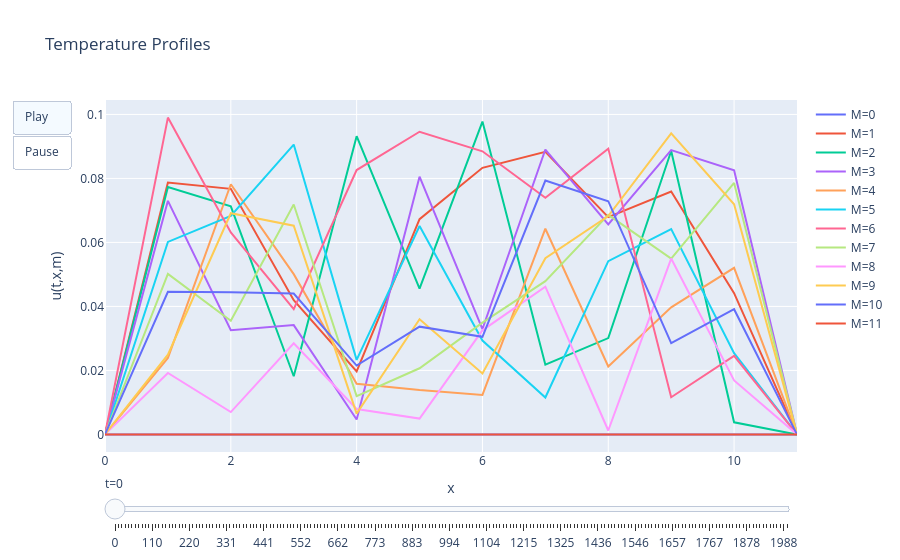

The code cell stored with this chart in its notebook:
### Code cell
import numpy as np
import plotly.graph_objects as go
import json

def plotly_budgeted_animation(U_forced, max_fraction=0.1, interior_only=False, frame_duration=150):
    """
    Plotly animation with:
      - consistent x/y lengths (single source of truth)
      - optional interior-only plotting (exclude zero band)
      - frame subsampling to keep payload small:
          keep ~max_fraction of the full (all-frames) JSON payload
    """
    U_forced = np.asarray(U_forced)
    T, X_true, M = U_forced.shape  # <-- single source of truth

    # Pick slice: full or interior (exclude padded zero band)
    if interior_only:
        idx = slice(1, X_true - 1)
    else:
        idx = slice(None)

    xgrid = np.arange(X_true, dtype=float)[idx]
    plot_len = xgrid.shape[0]

    # ---- helper: approximate payload size of one frame in JSON bytes ----
    def frame_payload_bytes(t):
        # build a minimal "data" representation for this frame
        data = [{"x": xgrid.tolist(), "y": U_forced[t, idx, m].tolist()} for m in range(M)]
        return len(json.dumps(data).encode("utf-8"))

    # Estimate typical frame size using a few probes
    probe = min(8, T)
    probe_ts = np.linspace(0, T - 1, probe, dtype=int)
    avg_bpf = float(np.mean([frame_payload_bytes(t) for t in probe_ts]))

    # Estimate full payload if we used all T frames (rough)
    full_est_bytes = avg_bpf * T
    target_bytes = max_fraction * full_est_bytes

    # Choose how many frames to keep
    max_frames = int(max(2, min(T, np.floor(target_bytes / max(avg_bpf, 1.0)))))
    keep_ts = np.linspace(0, T - 1, max_frames, dtype=int).tolist()

    print(f"T={T}, X_true={X_true}, M={M}, plotted_len={plot_len}, interior_only={interior_only}")
    print(f"avg bytes/frame ≈ {avg_bpf/1024:.1f} KB, full est ≈ {full_est_bytes/1024/1024:.2f} MB")
    print(f"keeping {len(keep_ts)} / {T} frames (~{100*len(keep_ts)/T:.1f}%)")

    # ---- initial traces ----
    traces0 = [
        go.Scatter(
            x=xgrid,
            y=U_forced[keep_ts[0], idx, m],
            mode="lines",
            name=f"M={m}",
        )
        for m in range(M)
    ]

    # ---- frames ----
    frames = []
    for t in keep_ts:
        fr_data = [
            go.Scatter(x=xgrid, y=U_forced[t, idx, m], mode="lines", name=f"M={m}")
            for m in range(M)
        ]
        frames.append(go.Frame(data=fr_data, name=str(t)))

    # ---- slider steps (only kept frames) ----
    slider_steps = [
        {
            "method": "animate",
            "args": [[str(t)], {"mode": "immediate", "frame": {"duration": 0, "redraw": True}}],
            "label": str(t),
        }
        for t in keep_ts
    ]

    fig = go.Figure(
        data=traces0,
        frames=frames,
        layout=go.Layout(
            title="Temperature Profiles",
            xaxis_title="x",
            yaxis_title="u(t,x,m)",
            updatemenus=[{
                "type": "buttons",
                "buttons": [
                    {
                        "label": "Play",
                        "method": "animate",
                        "args": [None, {"frame": {"duration": frame_duration, "redraw": True}, "fromcurrent": True}],
                    },
                    {
                        "label": "Pause",
                        "method": "animate",
                        "args": [[None], {"frame": {"duration": 0, "redraw": False}, "mode": "immediate"}],
                    },
                ],
            }],
            sliders=[{
                "steps": slider_steps,
                "currentvalue": {"prefix": "t="},
            }],
        ),
    )

    return fig

# ---- Usage ----
fig = plotly_budgeted_animation(U_forced, max_fraction=0.1, interior_only=False, frame_duration=150)
fig.show()

# If you have a padded zero band and want to exclude it:

### Figure 1 — Plotly figure (JSON) as saved in the notebook; plotly's stock layout.template omitted (floating-point values rounded to 4 significant figures)
{"data": [{"mode": "lines", "name": "M=0", "type": "scatter", "x": [0.0, 1.0, 2.0, 3.0, 4.0, 5.0, 6.0, 7.0, 8.0, 9.0, 10.0, 11.0], "y": [0.0, 0.0, 0.0, 0.0, 0.0, 0.0, 0.0, 0.0, 0.0, 0.0, 0.0, 0.0]}, {"mode": "lines", "name": "M=1", "type": "scatter", "x": [0.0, 1.0, 2.0, 3.0, 4.0, 5.0, 6.0, 7.0, 8.0, 9.0, 10.0, 11.0], "y": [0.0, 0.07869, 0.07674, 0.04195, 0.01966, 0.06727, 0.08332, 0.08831, 0.06792, 0.0759, 0.04416, 0.0]}, {"mode": "lines", "name": "M=2", "type": "scatter", "x": [0.0, 1.0, 2.0, 3.0, 4.0, 5.0, 6.0, 7.0, 8.0, 9.0, 10.0, 11.0], "y": [0.0, 0.07732, 0.07128, 0.01818, 0.0932, 0.04558, 0.09776, 0.0218, 0.0301, 0.08858, 0.003783, 0.0]}, {"mode": "lines", "name": "M=3", "type": "scatter", "x": [0.0, 1.0, 2.0, 3.0, 4.0, 5.0, 6.0, 7.0, 8.0, 9.0, 10.0, 11.0], "y": [0.0, 0.07299, 0.03259, 0.03415, 0.004656, 0.08054, 0.03294, 0.08903, 0.06561, 0.08884, 0.08253, 0.0]}, {"mode": "lines", "name": "M=4", "type": "scatter", "x": [0.0, 1.0, 2.0, 3.0, 4.0, 5.0, 6.0, 7.0, 8.0, 9.0, 10.0, 11.0], "y": [0.0, 0.0239, 0.07819, 0.05009, 0.01584, 0.01385, 0.01234, 0.06429, 0.02121, 0.03971, 0.05207, 0.0]}, {"mode": "lines", "name": "M=5", "type": "scatter", "x": [0.0, 1.0, 2.0, 3.0, 4.0, 5.0, 6.0, 7.0, 8.0, 9.0, 10.0, 11.0], "y": [0.0, 0.06015, 0.06827, 0.09059, 0.02329, 0.06514, 0.02932, 0.01152, 0.05415, 0.06419, 0.02538, 0.0]}, {"mode": "lines", "name": "M=6", "type": "scatter", "x": [0.0, 1.0, 2.0, 3.0, 4.0, 5.0, 6.0, 7.0, 8.0, 9.0, 10.0, 11.0], "y": [0.0, 0.09901, 0.06313, 0.03913, 0.08262, 0.0946, 0.08848, 0.07393, 0.08932, 0.01162, 0.02454, 0.0]}, {"mode": "lines", "name": "M=7", "type": "scatter", "x": [0.0, 1.0, 2.0, 3.0, 4.0, 5.0, 6.0, 7.0, 8.0, 9.0, 10.0, 11.0], "y": [0.0, 0.05015, 0.03554, 0.07185, 0.01197, 0.02067, 0.03494, 0.04791, 0.06862, 0.05491, 0.0786, 0.0]}, {"mode": "lines", "name": "M=8", "type": "scatter", "x": [0.0, 1.0, 2.0, 3.0, 4.0, 5.0, 6.0, 7.0, 8.0, 9.0, 10.0, 11.0], "y": [0.0, 0.01921, 0.006978, 0.02847, 0.007956, 0.004945, 0.03252, 0.04617, 0.001226, 0.05495, 0.01686, 0.0]}, {"mode": "lines", "name": "M=9", "type": "scatter", "x": [0.0, 1.0, 2.0, 3.0, 4.0, 5.0, 6.0, 7.0, 8.0, 9.0, 10.0, 11.0], "y": [0.0, 0.02491, 0.06913, 0.06521, 0.006487, 0.03599, 0.01907, 0.05507, 0.06824, 0.0941, 0.07192, 0.0]}, {"mode": "lines", "name": "M=10", "type": "scatter", "x": [0.0, 1.0, 2.0, 3.0, 4.0, 5.0, 6.0, 7.0, 8.0, 9.0, 10.0, 11.0], "y": [0.0, 0.04455, 0.04443, 0.04401, 0.02152, 0.03367, 0.03049, 0.07932, 0.07289, 0.02855, 0.03913, 0.0]}, {"mode": "lines", "name": "M=11", "type": "scatter", "x": [0.0, 1.0, 2.0, 3.0, 4.0, 5.0, 6.0, 7.0, 8.0, 9.0, 10.0, 11.0], "y": [0.0, 0.0, 0.0, 0.0, 0.0, 0.0, 0.0, 0.0, 0.0, 0.0, 0.0, 0.0]}], "layout": {"sliders": [{"currentvalue": {"prefix": "t="}, "steps": [{"args": [["0"], {"frame": {"duration": 0, "redraw": true}, "mode": "immediate"}], "label": "0", "method": "animate"}, {"args": [["10"], {"frame": {"duration": 0, "redraw": true}, "mode": "immediate"}], "label": "10", "method": "animate"}, {"args": [["20"], {"frame": {"duration": 0, "redraw": true}, "mode": "immediate"}], "label": "20", "method": "animate"}, {"args": [["30"], {"frame": {"duration": 0, "redraw": true}, "mode": "immediate"}], "label": "30", "method": "animate"}, {"args": [["40"], {"frame": {"duration": 0, "redraw": true}, "mode": "immediate"}], "label": "40", "method": "animate"}, {"args": [["50"], {"frame": {"duration": 0, "redraw": true}, "mode": "immediate"}], "label": "50", "method": "animate"}, {"args": [["60"], {"frame": {"duration": 0, "redraw": true}, "mode": "immediate"}], "label": "60", "method": "animate"}, {"args": [["70"], {"frame": {"duration": 0, "redraw": true}, "mode": "immediate"}], "label": "70", "method": "animate"}, {"args": [["80"], {"frame": {"duration": 0, "redraw": true}, "mode": "immediate"}], "label": "80", "method": "animate"}, {"args": [["90"], {"frame": {"duration": 0, "redraw": true}, "mode": "immediate"}], "label": "90", "method": "animate"}, {"args": [["100"], {"frame": {"duration": 0, "redraw": true}, "mode": "immediate"}], "label": "100", "method": "animate"}, {"args": [["110"], {"frame": {"duration": 0, "redraw": true}, "mode": "immediate"}], "label": "110", "method": "animate"}, {"args": [["120"], {"frame": {"duration": 0, "redraw": true}, "mode": "immediate"}], "label": "120", "method": "animate"}, {"args": [["130"], {"frame": {"duration": 0, "redraw": true}, "mode": "immediate"}], "label": "130", "method": "animate"}, {"args": [["140"], {"frame": {"duration": 0, "redraw": true}, "mode": "immediate"}], "label": "140", "method": "animate"}, {"args": [["150"], {"frame": {"duration": 0, "redraw": true}, "mode": "immediate"}], "label": "150", "method": "animate"}, {"args": [["160"], {"frame": {"duration": 0, "redraw": true}, "mode": "immediate"}], "label": "160", "method": "animate"}, {"args": [["170"], {"frame": {"duration": 0, "redraw": true}, "mode": "immediate"}], "label": "170", "method": "animate"}, {"args": [["180"], {"frame": {"duration": 0, "redraw": true}, "mode": "immediate"}], "label": "180", "method": "animate"}, {"args": [["190"], {"frame": {"duration": 0, "redraw": true}, "mode": "immediate"}], "label": "190", "method": "animate"}, {"args": [["200"], {"frame": {"duration": 0, "redraw": true}, "mode": "immediate"}], "label": "200", "method": "animate"}, {"args": [["210"], {"frame": {"duration": 0, "redraw": true}, "mode": "immediate"}], "label": "210", "method": "animate"}, {"args": [["220"], {"frame": {"duration": 0, "redraw": true}, "mode": "immediate"}], "label": "220", "method": "animate"}, {"args": [["231"], {"frame": {"duration": 0, "redraw": true}, "mode": "immediate"}], "label": "231", "method": "animate"}, {"args": [["241"], {"frame": {"duration": 0, "redraw": true}, "mode": "immediate"}], "label": "241", "method": "animate"}, {"args": [["251"], {"frame": {"duration": 0, "redraw": true}, "mode": "immediate"}], "label": "251", "method": "animate"}, {"args": [["261"], {"frame": {"duration": 0, "redraw": true}, "mode": "immediate"}], "label": "261", "method": "animate"}, {"args": [["271"], {"frame": {"duration": 0, "redraw": true}, "mode": "immediate"}], "label": "271", "method": "animate"}, {"args": [["281"], {"frame": {"duration": 0, "redraw": true}, "mode": "immediate"}], "label": "281", "method": "animate"}, {"args": [["291"], {"frame": {"duration": 0, "redraw": true}, "mode": "immediate"}], "label": "291", "method": "animate"}, {"args": [["301"], {"frame": {"duration": 0, "redraw": true}, "mode": "immediate"}], "label": "301", "method": "animate"}, {"args": [["311"], {"frame": {"duration": 0, "redraw": true}, "mode": "immediate"}], "label": "311", "method": "animate"}, {"args": [["321"], {"frame": {"duration": 0, "redraw": true}, "mode": "immediate"}], "label": "321", "method": "animate"}, {"args": [["331"], {"frame": {"duration": 0, "redraw": true}, "mode": "immediate"}], "label": "331", "method": "animate"}, {"args": [["341"], {"frame": {"duration": 0, "redraw": true}, "mode": "immediate"}], "label": "341", "method": "animate"}, {"args": [["351"], {"frame": {"duration": 0, "redraw": true}, "mode": "immediate"}], "label": "351", "method": "animate"}, {"args": [["361"], {"frame": {"duration": 0, "redraw": true}, "mode": "immediate"}], "label": "361", "method": "animate"}, {"args": [["371"], {"frame": {"duration": 0, "redraw": true}, "mode": "immediate"}], "label": "371", "method": "animate"}, {"args": [["381"], {"frame": {"duration": 0, "redraw": true}, "mode": "immediate"}], "label": "381", "method": "animate"}, {"args": [["391"], {"frame": {"duration": 0, "redraw": true}, "mode": "immediate"}], "label": "391", "method": "animate"}, {"args": [["401"], {"frame": {"duration": 0, "redraw": true}, "mode": "immediate"}], "label": "401", "method": "animate"}, {"args": [["411"], {"frame": {"duration": 0, "redraw": true}, "mode": "immediate"}], "label": "411", "method": "animate"}, {"args": [["421"], {"frame": {"duration": 0, "redraw": true}, "mode": "immediate"}], "label": "421", "method": "animate"}, {"args": [["431"], {"frame": {"duration": 0, "redraw": true}, "mode": "immediate"}], "label": "431", "method": "animate"}, {"args": [["441"], {"frame": {"duration": 0, "redraw": true}, "mode": "immediate"}], "label": "441", "method": "animate"}, {"args": [["452"], {"frame": {"duration": 0, "redraw": true}, "mode": "immediate"}], "label": "452", "method": "animate"}, {"args": [["462"], {"frame": {"duration": 0, "redraw": true}, "mode": "immediate"}], "label": "462", "method": "animate"}, {"args": [["472"], {"frame": {"duration": 0, "redraw": true}, "mode": "immediate"}], "label": "472", "method": "animate"}, {"args": [["482"], {"frame": {"duration": 0, "redraw": true}, "mode": "immediate"}], "label": "482", "method": "animate"}, {"args": [["492"], {"frame": {"duration": 0, "redraw": true}, "mode": "immediate"}], "label": "492", "method": "animate"}, {"args": [["502"], {"frame": {"duration": 0, "redraw": true}, "mode": "immediate"}], "label": "502", "method": "animate"}, {"args": [["512"], {"frame": {"duration": 0, "redraw": true}, "mode": "immediate"}], "label": "512", "method": "animate"}, {"args": [["522"], {"frame": {"duration": 0, "redraw": true}, "mode": "immediate"}], "label": "522", "method": "animate"}, {"args": [["532"], {"frame": {"duration": 0, "redraw": true}, "mode": "immediate"}], "label": "532", "method": "animate"}, {"args": [["542"], {"frame": {"duration": 0, "redraw": true}, "mode": "immediate"}], "label": "542", "method": "animate"}, {"args": [["552"], {"frame": {"duration": 0, "redraw": true}, "mode": "immediate"}], "label": "552", "method": "animate"}, {"args": [["562"], {"frame": {"duration": 0, "redraw": true}, "mode": "immediate"}], "label": "562", "method": "animate"}, {"args": [["572"], {"frame": {"duration": 0, "redraw": true}, "mode": "immediate"}], "label": "572", "method": "animate"}, {"args": [["582"], {"frame": {"duration": 0, "redraw": true}, "mode": "immediate"}], "label": "582", "method": "animate"}, {"args": [["592"], {"frame": {"duration": 0, "redraw": true}, "mode": "immediate"}], "label": "592", "method": "animate"}, {"args": [["602"], {"frame": {"duration": 0, "redraw": true}, "mode": "immediate"}], "label": "602", "method": "animate"}, {"args": [["612"], {"frame": {"duration": 0, "redraw": true}, "mode": "immediate"}], "label": "612", "method": "animate"}, {"args": [["622"], {"frame": {"duration": 0, "redraw": true}, "mode": "immediate"}], "label": "622", "method": "animate"}, {"args": [["632"], {"frame": {"duration": 0, "redraw": true}, "mode": "immediate"}], "label": "632", "method": "animate"}, {"args": [["642"], {"frame": {"duration": 0, "redraw": true}, "mode": "immediate"}], "label": "642", "method": "animate"}, {"args": [["652"], {"frame": {"duration": 0, "redraw": true}, "mode": "immediate"}], "label": "652", "method": "animate"}, {"args": [["662"], {"frame": {"duration": 0, "redraw": true}, "mode": "immediate"}], "label": "662", "method": "animate"}, {"args": [["673"], {"frame": {"duration": 0, "redraw": true}, "mode": "immediate"}], "label": "673", "method": "animate"}, {"args": [["683"], {"frame": {"duration": 0, "redraw": true}, "mode": "immediate"}], "label": "683", "method": "animate"}, {"args": [["693"], {"frame": {"duration": 0, "redraw": true}, "mode": "immediate"}], "label": "693", "method": "animate"}, {"args": [["703"], {"frame": {"duration": 0, "redraw": true}, "mode": "immediate"}], "label": "703", "method": "animate"}, {"args": [["713"], {"frame": {"duration": 0, "redraw": true}, "mode": "immediate"}], "label": "713", "method": "animate"}, {"args": [["723"], {"frame": {"duration": 0, "redraw": true}, "mode": "immediate"}], "label": "723", "method": "animate"}, {"args": [["733"], {"frame": {"duration": 0, "redraw": true}, "mode": "immediate"}], "label": "733", "method": "animate"}, {"args": [["743"], {"frame": {"duration": 0, "redraw": true}, "mode": "immediate"}], "label": "743", "method": "animate"}, {"args": [["753"], {"frame": {"duration": 0, "redraw": true}, "mode": "immediate"}], "label": "753", "method": "animate"}, {"args": [["763"], {"frame": {"duration": 0, "redraw": true}, "mode": "immediate"}], "label": "763", "method": "animate"}, {"args": [["773"], {"frame": {"duration": 0, "redraw": true}, "mode": "immediate"}], "label": "773", "method": "animate"}, {"args": [["783"], {"frame": {"duration": 0, "redraw": true}, "mode": "immediate"}], "label": "783", "method": "animate"}, {"args": [["793"], {"frame": {"duration": 0, "redraw": true}, "mode": "immediate"}], "label": "793", "method": "animate"}, {"args": [["803"], {"frame": {"duration": 0, "redraw": true}, "mode": "immediate"}], "label": "803", "method": "animate"}, {"args": [["813"], {"frame": {"duration": 0, "redraw": true}, "mode": "immediate"}], "label": "813", "method": "animate"}, {"args": [["823"], {"frame": {"duration": 0, "redraw": true}, "mode": "immediate"}], "label": "823", "method": "animate"}, {"args": [["833"], {"frame": {"duration": 0, "redraw": true}, "mode": "immediate"}], "label": "833", "method": "animate"}, {"args": [["843"], {"frame": {"duration": 0, "redraw": true}, "mode": "immediate"}], "label": "843", "method": "animate"}, {"args": [["853"], {"frame": {"duration": 0, "redraw": true}, "mode": "immediate"}], "label": "853", "method": "animate"}, {"args": [["863"], {"frame": {"duration": 0, "redraw": true}, "mode": "immediate"}], "label": "863", "method": "animate"}, {"args": [["873"], {"frame": {"duration": 0, "redraw": true}, "mode": "immediate"}], "label": "873", "method": "animate"}, {"args": [["883"], {"frame": {"duration": 0, "redraw": true}, "mode": "immediate"}], "label": "883", "method": "animate"}, {"args": [["894"], {"frame": {"duration": 0, "redraw": true}, "mode": "immediate"}], "label": "894", "method": "animate"}, {"args": [["904"], {"frame": {"duration": 0, "redraw": true}, "mode": "immediate"}], "label": "904", "method": "animate"}, {"args": [["914"], {"frame": {"duration": 0, "redraw": true}, "mode": "immediate"}], "label": "914", "method": "animate"}, {"args": [["924"], {"frame": {"duration": 0, "redraw": true}, "mode": "immediate"}], "label": "924", "method": "animate"}, {"args": [["934"], {"frame": {"duration": 0, "redraw": true}, "mode": "immediate"}], "label": "934", "method": "animate"}, {"args": [["944"], {"frame": {"duration": 0, "redraw": true}, "mode": "immediate"}], "label": "944", "method": "animate"}, {"args": [["954"], {"frame": {"duration": 0, "redraw": true}, "mode": "immediate"}], "label": "954", "method": "animate"}, {"args": [["964"], {"frame": {"duration": 0, "redraw": true}, "mode": "immediate"}], "label": "964", "method": "animate"}, {"args": [["974"], {"frame": {"duration": 0, "redraw": true}, "mode": "immediate"}], "label": "974", "method": "animate"}, {"args": [["984"], {"frame": {"duration": 0, "redraw": true}, "mode": "immediate"}], "label": "984", "method": "animate"}, {"args": [["994"], {"frame": {"duration": 0, "redraw": true}, "mode": "immediate"}], "label": "994", "method": "animate"}, {"args": [["1004"], {"frame": {"duration": 0, "redraw": true}, "mode": "immediate"}], "label": "1004", "method": "animate"}, {"args": [["1014"], {"frame": {"duration": 0, "redraw": true}, "mode": "immediate"}], "label": "1014", "method": "animate"}, {"args": [["1024"], {"frame": {"duration": 0, "redraw": true}, "mode": "immediate"}], "label": "1024", "method": "animate"}, {"args": [["1034"], {"frame": {"duration": 0, "redraw": true}, "mode": "immediate"}], "label": "1034", "method": "animate"}, {"args": [["1044"], {"frame": {"duration": 0, "redraw": true}, "mode": "immediate"}], "label": "1044", "method": "animate"}, {"args": [["1054"], {"frame": {"duration": 0, "redraw": true}, "mode": "immediate"}], "label": "1054", "method": "animate"}, {"args": [["1064"], {"frame": {"duration": 0, "redraw": true}, "mode": "immediate"}], "label": "1064", "method": "animate"}, {"args": [["1074"], {"frame": {"duration": 0, "redraw": true}, "mode": "immediate"}], "label": "1074", "method": "animate"}, {"args": [["1084"], {"frame": {"duration": 0, "redraw": true}, "mode": "immediate"}], "label": "1084", "method": "animate"}, {"args": [["1094"], {"frame": {"duration": 0, "redraw": true}, "mode": "immediate"}], "label": "1094", "method": "animate"}, {"args": [["1104"], {"frame": {"duration": 0, "redraw": true}, "mode": "immediate"}], "label": "1104", "method": "animate"}, {"args": [["1115"], {"frame": {"duration": 0, "redraw": true}, "mode": "immediate"}], "label": "1115", "method": "animate"}, {"args": [["1125"], {"frame": {"duration": 0, "redraw": true}, "mode": "immediate"}], "label": "1125", "method": "animate"}, {"args": [["1135"], {"frame": {"duration": 0, "redraw": true}, "mode": "immediate"}], "label": "1135", "method": "animate"}, {"args": [["1145"], {"frame": {"duration": 0, "redraw": true}, "mode": "immediate"}], "label": "1145", "method": "animate"}, {"args": [["1155"], {"frame": {"duration": 0, "redraw": true}, "mode": "immediate"}], "label": "1155", "method": "animate"}, {"args": [["1165"], {"frame": {"duration": 0, "redraw": true}, "mode": "immediate"}], "label": "1165", "method": "animate"}, {"args": [["1175"], {"frame": {"duration": 0, "redraw": true}, "mode": "immediate"}], "label": "1175", "method": "animate"}, {"args": [["1185"], {"frame": {"duration": 0, "redraw": true}, "mode": "immediate"}], "label": "1185", "method": "animate"}, {"args": [["1195"], {"frame": {"duration": 0, "redraw": true}, "mode": "immediate"}], "label": "1195", "method": "animate"}, {"args": [["1205"], {"frame": {"duration": 0, "redraw": true}, "mode": "immediate"}], "label": "1205", "method": "animate"}, {"args": [["1215"], {"frame": {"duration": 0, "redraw": true}, "mode": "immediate"}], "label": "1215", "method": "animate"}, {"args": [["1225"], {"frame": {"duration": 0, "redraw": true}, "mode": "immediate"}], "label": "1225", "method": "animate"}, {"args": [["1235"], {"frame": {"duration": 0, "redraw": true}, "mode": "immediate"}], "label": "1235", "method": "animate"}, {"args": [["1245"], {"frame": {"duration": 0, "redraw": true}, "mode": "immediate"}], "label": "1245", "method": "animate"}, {"args": [["1255"], {"frame": {"duration": 0, "redraw": true}, "mode": "immediate"}], "label": "1255", "method": "animate"}, {"args": [["1265"], {"frame": {"duration": 0, "redraw": true}, "mode": "immediate"}], "label": "1265", "method": "animate"}, {"args": [["1275"], {"frame": {"duration": 0, "redraw": true}, "mode": "immediate"}], "label": "1275", "method": "animate"}, {"args": [["1285"], {"frame": {"duration": 0, "redraw": true}, "mode": "immediate"}], "label": "1285", "method": "animate"}, {"args": [["1295"], {"frame": {"duration": 0, "redraw": true}, "mode": "immediate"}], "label": "1295", "method": "animate"}, {"args": [["1305"], {"frame": {"duration": 0, "redraw": true}, "mode": "immediate"}], "label": "1305", "method": "animate"}, {"args": [["1315"], {"frame": {"duration": 0, "redraw": true}, "mode": "immediate"}], "label": "1315", "method": "animate"}, {"args": [["1325"], {"frame": {"duration": 0, "redraw": true}, "mode": "immediate"}], "label": "1325", "method": "animate"}, {"args": [["1336"], {"frame": {"duration": 0, "redraw": true}, "mode": "immediate"}], "label": "1336", "method": "animate"}, {"args": [["1346"], {"frame": {"duration": 0, "redraw": true}, "mode": "immediate"}], "label": "1346", "method": "animate"}, {"args": [["1356"], {"frame": {"duration": 0, "redraw": true}, "mode": "immediate"}], "label": "1356", "method": "animate"}, {"args": [["1366"], {"frame": {"duration": 0, "redraw": true}, "mode": "immediate"}], "label": "1366", "method": "animate"}, {"args": [["1376"], {"frame": {"duration": 0, "redraw": true}, "mode": "immediate"}], "label": "1376", "method": "animate"}, {"args": [["1386"], {"frame": {"duration": 0, "redraw": true}, "mode": "immediate"}], "label": "1386", "method": "animate"}, {"args": [["1396"], {"frame": {"duration": 0, "redraw": true}, "mode": "immediate"}], "label": "1396", "method": "animate"}, {"args": [["1406"], {"frame": {"duration": 0, "redraw": true}, "mode": "immediate"}], "label": "1406", "method": "animate"}, {"args": [["1416"], {"frame": {"duration": 0, "redraw": true}, "mode": "immediate"}], "label": "1416", "method": "animate"}, {"args": [["1426"], {"frame": {"duration": 0, "redraw": true}, "mode": "immediate"}], "label": "1426", "method": "animate"}, {"args": [["1436"], {"frame": {"duration": 0, "redraw": true}, "mode": "immediate"}], "label": "1436", "method": "animate"}, {"args": [["1446"], {"frame": {"duration": 0, "redraw": true}, "mode": "immediate"}], "label": "1446", "method": "animate"}, {"args": [["1456"], {"frame": {"duration": 0, "redraw": true}, "mode": "immediate"}], "label": "1456", "method": "animate"}, {"args": [["1466"], {"frame": {"duration": 0, "redraw": true}, "mode": "immediate"}], "label": "1466", "method": "animate"}, {"args": [["1476"], {"frame": {"duration": 0, "redraw": true}, "mode": "immediate"}], "label": "1476", "method": "animate"}, {"args": [["1486"], {"frame": {"duration": 0, "redraw": true}, "mode": "immediate"}], "label": "1486", "method": "animate"}, {"args": [["1496"], {"frame": {"duration": 0, "redraw": true}, "mode": "immediate"}], "label": "1496", "method": "animate"}, {"args": [["1506"], {"frame": {"duration": 0, "redraw": true}, "mode": "immediate"}], "label": "1506", "method": "animate"}, {"args": [["1516"], {"frame": {"duration": 0, "redraw": true}, "mode": "immediate"}], "label": "1516", "method": "animate"}, {"args": [["1526"], {"frame": {"duration": 0, "redraw": true}, "mode": "immediate"}], "label": "1526", "method": "animate"}, {"args": [["1536"], {"frame": {"duration": 0, "redraw": true}, "mode": "immediate"}], "label": "1536", "method": "animate"}, {"args": [["1546"], {"frame": {"duration": 0, "redraw": true}, "mode": "immediate"}], "label": "1546", "method": "animate"}, {"args": [["1557"], {"frame": {"duration": 0, "redraw": true}, "mode": "immediate"}], "label": "1557", "method": "animate"}, {"args": [["1567"], {"frame": {"duration": 0, "redraw": true}, "mode": "immediate"}], "label": "1567", "method": "animate"}, {"args": [["1577"], {"frame": {"duration": 0, "redraw": true}, "mode": "immediate"}], "label": "1577", "method": "animate"}, {"args": [["1587"], {"frame": {"duration": 0, "redraw": true}, "mode": "immediate"}], "label": "1587", "method": "animate"}, {"args": [["1597"], {"frame": {"duration": 0, "redraw": true}, "mode": "immediate"}], "label": "1597", "method": "animate"}, {"args": [["1607"], {"frame": {"duration": 0, "redraw": true}, "mode": "immediate"}], "label": "1607", "method": "animate"}, {"args": [["1617"], {"frame": {"duration": 0, "redraw": true}, "mode": "immediate"}], "label": "1617", "method": "animate"}, {"args": [["1627"], {"frame": {"duration": 0, "redraw": true}, "mode": "immediate"}], "label": "1627", "method": "animate"}, {"args": [["1637"], {"frame": {"duration": 0, "redraw": true}, "mode": "immediate"}], "label": "1637", "method": "animate"}, {"args": [["1647"], {"frame": {"duration": 0, "redraw": true}, "mode": "immediate"}], "label": "1647", "method": "animate"}, {"args": [["1657"], {"frame": {"duration": 0, "redraw": true}, "mode": "immediate"}], "label": "1657", "method": "animate"}, {"args": [["1667"], {"frame": {"duration": 0, "redraw": true}, "mode": "immediate"}], "label": "1667", "method": "animate"}, {"args": [["1677"], {"frame": {"duration": 0, "redraw": true}, "mode": "immediate"}], "label": "1677", "method": "animate"}, {"args": [["1687"], {"frame": {"duration": 0, "redraw": true}, "mode": "immediate"}], "label": "1687", "method": "animate"}, {"args": [["1697"], {"frame": {"duration": 0, "redraw": true}, "mode": "immediate"}], "label": "1697", "method": "animate"}, {"args": [["1707"], {"frame": {"duration": 0, "redraw": true}, "mode": "immediate"}], "label": "1707", "method": "animate"}, {"args": [["1717"], {"frame": {"duration": 0, "redraw": true}, "mode": "immediate"}], "label": "1717", "method": "animate"}, {"args": [["1727"], {"frame": {"duration": 0, "redraw": true}, "mode": "immediate"}], "label": "1727", "method": "animate"}, {"args": [["1737"], {"frame": {"duration": 0, "redraw": true}, "mode": "immediate"}], "label": "1737", "method": "animate"}, {"args": [["1747"], {"frame": {"duration": 0, "redraw": true}, "mode": "immediate"}], "label": "1747", "method": "animate"}, {"args": [["1757"], {"frame": {"duration": 0, "redraw": true}, "mode": "immediate"}], "label": "1757", "method": "animate"}, {"args": [["1767"], {"frame": {"duration": 0, "redraw": true}, "mode": "immediate"}], "label": "1767", "method": "animate"}, {"args": [["1778"], {"frame": {"duration": 0, "redraw": true}, "mode": "immediate"}], "label": "1778", "method": "animate"}, {"args": [["1788"], {"frame": {"duration": 0, "redraw": true}, "mode": "immediate"}], "label": "1788", "method": "animate"}, {"args": [["1798"], {"frame": {"duration": 0, "redraw": true}, "mode": "immediate"}], "label": "1798", "method": "animate"}, {"args": [["1808"], {"frame": {"duration": 0, "redraw": true}, "mode": "immediate"}], "label": "1808", "method": "animate"}, {"args": [["1818"], {"frame": {"duration": 0, "redraw": true}, "mode": "immediate"}], "label": "1818", "method": "animate"}, {"args": [["1828"], {"frame": {"duration": 0, "redraw": true}, "mode": "immediate"}], "label": "1828", "method": "animate"}, {"args": [["1838"], {"frame": {"duration": 0, "redraw": true}, "mode": "immediate"}], "label": "1838", "method": "animate"}, {"args": [["1848"], {"frame": {"duration": 0, "redraw": true}, "mode": "immediate"}], "label": "1848", "method": "animate"}, {"args": [["1858"], {"frame": {"duration": 0, "redraw": true}, "mode": "immediate"}], "label": "1858", "method": "animate"}, {"args": [["1868"], {"frame": {"duration": 0, "redraw": true}, "mode": "immediate"}], "label": "1868", "method": "animate"}, {"args": [["1878"], {"frame": {"duration": 0, "redraw": true}, "mode": "immediate"}], "label": "1878", "method": "animate"}, {"args": [["1888"], {"frame": {"duration": 0, "redraw": true}, "mode": "immediate"}], "label": "1888", "method": "animate"}, {"args": [["1898"], {"frame": {"duration": 0, "redraw": true}, "mode": "immediate"}], "label": "1898", "method": "animate"}, {"args": [["1908"], {"frame": {"duration": 0, "redraw": true}, "mode": "immediate"}], "label": "1908", "method": "animate"}, {"args": [["1918"], {"frame": {"duration": 0, "redraw": true}, "mode": "immediate"}], "label": "1918", "method": "animate"}, {"args": [["1928"], {"frame": {"duration": 0, "redraw": true}, "mode": "immediate"}], "label": "1928", "method": "animate"}, {"args": [["1938"], {"frame": {"duration": 0, "redraw": true}, "mode": "immediate"}], "label": "1938", "method": "animate"}, {"args": [["1948"], {"frame": {"duration": 0, "redraw": true}, "mode": "immediate"}], "label": "1948", "method": "animate"}, {"args": [["1958"], {"frame": {"duration": 0, "redraw": true}, "mode": "immediate"}], "label": "1958", "method": "animate"}, {"args": [["1968"], {"frame": {"duration": 0, "redraw": true}, "mode": "immediate"}], "label": "1968", "method": "animate"}, {"args": [["1978"], {"frame": {"duration": 0, "redraw": true}, "mode": "immediate"}], "label": "1978", "method": "animate"}, {"args": [["1988"], {"frame": {"duration": 0, "redraw": true}, "mode": "immediate"}], "label": "1988", "method": "animate"}, {"args": [["1999"], {"frame": {"duration": 0, "redraw": true}, "mode": "immediate"}], "label": "1999", "method": "animate"}]}], "title": {"text": "Temperature Profiles"}, "updatemenus": [{"buttons": [{"args": [null, {"frame": {"duration": 150, "redraw": true}, "fromcurrent": true}], "label": "Play", "method": "animate"}, {"args": [[null], {"frame": {"duration": 0, "redraw": false}, "mode": "immediate"}], "label": "Pause", "method": "animate"}], "type": "buttons"}], "xaxis": {"title": {"text": "x"}}, "yaxis": {"title": {"text": "u(t,x,m)"}}}}
